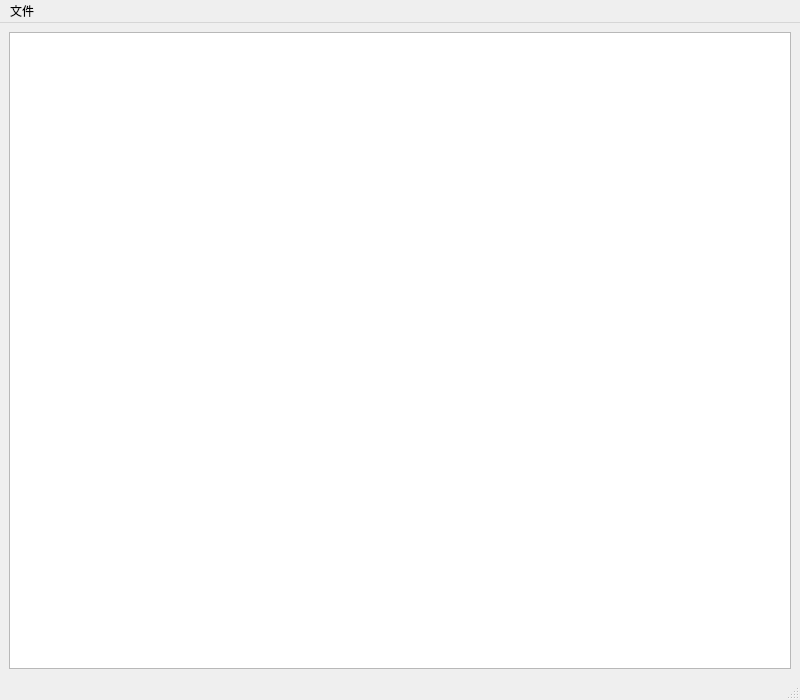
<?xml version="1.0" encoding="UTF-8"?>
<ui version="4.0">
 <class>MainWindow</class>
 <widget class="QMainWindow" name="MainWindow">
  <property name="geometry">
   <rect>
    <x>0</x>
    <y>0</y>
    <width>800</width>
    <height>700</height>
   </rect>
  </property>
  <property name="minimumSize">
   <size>
    <width>800</width>
    <height>700</height>
   </size>
  </property>
  <property name="windowTitle">
   <string>MainWindow</string>
  </property>
  <widget class="QWidget" name="centralwidget">
   <layout class="QGridLayout" name="gridLayout">
    <item row="1" column="0">
     <widget class="QTextEdit" name="textEdit"/>
    </item>
   </layout>
  </widget>
  <widget class="QMenuBar" name="menubar">
   <property name="geometry">
    <rect>
     <x>0</x>
     <y>0</y>
     <width>800</width>
     <height>23</height>
    </rect>
   </property>
   <widget class="QMenu" name="menu">
    <property name="title">
     <string>文件</string>
    </property>
    <addaction name="actionAddNew"/>
    <addaction name="separator"/>
    <addaction name="actionOpen"/>
   </widget>
   <addaction name="menu"/>
  </widget>
  <widget class="QStatusBar" name="statusBar"/>
  <action name="actionAddNew">
   <property name="text">
    <string>新建</string>
   </property>
  </action>
  <action name="actionOpen">
   <property name="text">
    <string>打开</string>
   </property>
  </action>
 </widget>
 <resources/>
 <connections/>
</ui>
